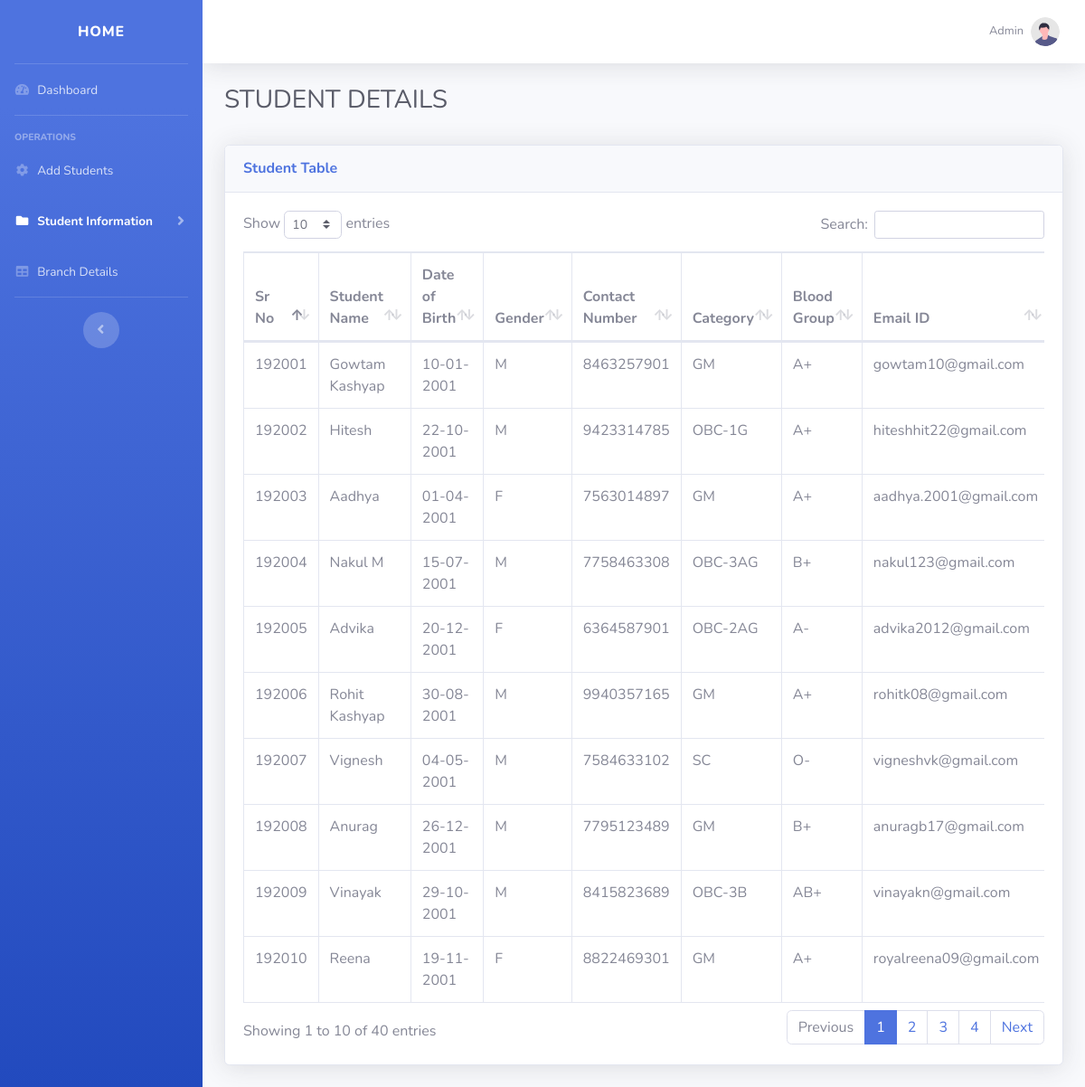
Page /frontend/studentdisplay.php (signed in) on the committed database.
### tables this page shows
CREATE TABLE `student_info` (
  `SR_NO` int(11) NOT NULL,
  `STUDENT_NAME` char(50) NOT NULL,
  `DOB` varchar(50) NOT NULL,
  `GENDER` char(1) NOT NULL,
  `CONTACT_NUMBER` varchar(50) NOT NULL,
  `CATEGORY` varchar(10) NOT NULL,
  `BLOOD_GROUP` varchar(13) NOT NULL,
  `EMAIL_ID` varchar(50) NOT NULL
);

### frontend/studentdisplay.php (the view, shortened to what this page needs)
<!DOCTYPE html>
<html lang="en">
<head>
    <link href="vendor/fontawesome-free/css/all.min.css" rel="stylesheet" type="text/css">
    <link href="css/sb-admin-2.min.css" rel="stylesheet">
    <link href="vendor/datatables/dataTables.bootstrap4.min.css" rel="stylesheet">
</head>
<body id="page-top">
    <div id="wrapper">
        <ul class="navbar-nav bg-gradient-primary sidebar sidebar-dark accordion" id="accordionSidebar">
            <a class="sidebar-brand d-flex align-items-center justify-content-center" href="index.php">
                <div class="sidebar-brand-text mx-3">HOME</div>
            </a>
            <hr class="sidebar-divider my-0">
            <li class="nav-item">
                <a class="nav-link" href="index.php">
                    <i class="fas fa-fw fa-tachometer-alt"></i>
                    <span>Dashboard</span></a>
            </li>
            <hr class="sidebar-divider">
            <div class="sidebar-heading">
                OPERATIONS
            </div>
            <li class="nav-item">
                <a class="nav-link collapsed" href="studentinfo.php">
                    <i class="fas fa-fw fa-cog"></i>
                    <span>Add Students</span>
                </a>
            </li>
            <li class="nav-item active">
                <a class="nav-link collapsed" href="#" data-toggle="collapse" data-target="#collapsePages"
                    aria-expanded="true" aria-controls="collapsePages">
                    <i class="fas fa-fw fa-folder"></i>
                    <span>Student Information</span>
                </a>
            </li>
            <li class="nav-item">
                <a class="nav-link" href="tables.php">
                    <i class="fas fa-fw fa-table"></i>
                    <span>Branch Details</span></a>
            </li>
            <hr class="sidebar-divider d-none d-md-block">
            <div class="text-center d-none d-md-inline">
                <button class="rounded-circle border-0" id="sidebarToggle"></button>
            </div>
        </ul>
        <div id="content-wrapper" class="d-flex flex-column">
            <div id="content">
                <nav class="navbar navbar-expand navbar-light bg-white topbar mb-4 static-top shadow">
                    <ul class="navbar-nav ml-auto">
                        <li class="nav-item dropdown no-arrow">
                            <a class="nav-link dropdown-toggle" href="#" id="userDropdown" role="button"
                                data-toggle="dropdown" aria-haspopup="true" aria-expanded="false">
                                <span class="mr-2 d-none d-lg-inline text-gray-600 small">Admin</span>
                                <img class="img-profile rounded-circle"
                                    src="img/undraw_profile.svg">
                            </a>
                        </li>
                    </ul>
                </nav>
                <div class="container-fluid">
                    <h1 class="h3 mb-2 text-gray-800">STUDENT DETAILS</h1>
                    <br>
                    <div class="card shadow mb-4">
                        <div class="card-header py-3">
                            <h6 class="m-0 font-weight-bold text-primary">Student Table</h6>
                        </div>
                        <div class="card-body">
                            <div class="table-responsive">
                                <table class="table table-bordered" id="dataTable" width="100%" cellspacing="0">
                                    <thead>
                                        <tr>
                                            <th>Sr No</th>
                                            <th>Student Name</th>
                                            <th>Date of Birth</th>
                                            <th>Gender</th>
                                            <th>Contact Number</th>
                                            <th>Category</th>
                                            <th>Blood Group</th>
                                            <th>Email ID</th>
                                        </tr>
                                    </thead>
                                    <tbody>
                                        <?php
                                          $servername = "localhost";
                                          $username = "root";
                                          $password = "";
                                          $dbname = "home";
                                          $conn = new mysqli($servername, $username, $password, $dbname);
                                          $sql = "SELECT * FROM student_info";
                                          $result = $conn->query($sql);
                                          if ($result->num_rows > 0) {
                                          while($row = mysqli_fetch_array($result)) {
                                        ?>
                                        <tr>
                                            <td><?php echo $row["SR_NO"]; ?></td>
                                            <td><?php echo $row["STUDENT_NAME"]; ?></td>
                                            <td><?php echo $row["DOB"]; ?></td>
                                            <td><?php echo $row["GENDER"]; ?></td>
                                            <td><?php echo $row["CONTACT_NUMBER"]; ?></td>
                                            <td><?php echo $row["CATEGORY"]; ?></td>
                                            <td><?php echo $row["BLOOD_GROUP"]; ?></td>
                                            <td><?php echo $row["EMAIL_ID"]; ?></td>
                                        </tr>
                                        <?php }
                                        } else {
                                          echo "0 results";
                                        }
                                    ?>
                                </table>
                            </div>
                        </div>
                    </div>
                </div>
            </div>
        </div>
    </div>
</body>
</html>

### rows in the picture
student_info: SR_NO "192001", STUDENT_NAME "Gowtam Kashyap", DOB "10-01-2001", GENDER "M", CONTACT_NUMBER "8463257901", CATEGORY "GM", BLOOD_GROUP "A+", EMAIL_ID "gowtam10@gmail.com"
student_info: SR_NO "192002", STUDENT_NAME "Hitesh", DOB "22-10-2001", GENDER "M", CONTACT_NUMBER "9423314785", CATEGORY "OBC-1G", BLOOD_GROUP "A+", EMAIL_ID "hiteshhit22@gmail.com"
student_info: SR_NO "192003", STUDENT_NAME "Aadhya", DOB "01-04-2001", GENDER "F", CONTACT_NUMBER "7563014897", CATEGORY "GM", BLOOD_GROUP "A+", EMAIL_ID "aadhya.2001@gmail.com"
student_info: SR_NO "192004", STUDENT_NAME "Nakul M", DOB "15-07-2001", GENDER "M", CONTACT_NUMBER "7758463308", CATEGORY "OBC-3AG", BLOOD_GROUP "B+", EMAIL_ID "nakul123@gmail.com"
student_info: SR_NO "192005", STUDENT_NAME "Advika", DOB "20-12-2001", GENDER "F", CONTACT_NUMBER "6364587901", CATEGORY "OBC-2AG", BLOOD_GROUP "A-", EMAIL_ID "advika2012@gmail.com"
student_info: SR_NO "192006", STUDENT_NAME "Rohit Kashyap", DOB "30-08-2001", GENDER "M", CONTACT_NUMBER "9940357165", CATEGORY "GM", BLOOD_GROUP "A+", EMAIL_ID "rohitk08@gmail.com"
student_info: SR_NO "192007", STUDENT_NAME "Vignesh", DOB "04-05-2001", GENDER "M", CONTACT_NUMBER "7584633102", CATEGORY "SC", BLOOD_GROUP "O-", EMAIL_ID "vigneshvk@gmail.com"
student_info: SR_NO "192008", STUDENT_NAME "Anurag", DOB "26-12-2001", GENDER "M", CONTACT_NUMBER "7795123489", CATEGORY "GM", BLOOD_GROUP "B+", EMAIL_ID "anuragb17@gmail.com"
student_info: SR_NO "192009", STUDENT_NAME "Vinayak", DOB "29-10-2001", GENDER "M", CONTACT_NUMBER "8415823689", CATEGORY "OBC-3B", BLOOD_GROUP "AB+", EMAIL_ID "vinayakn@gmail.com"
student_info: SR_NO "192010", STUDENT_NAME "Reena", DOB "19-11-2001", GENDER "F", CONTACT_NUMBER "8822469301", CATEGORY "GM", BLOOD_GROUP "A+", EMAIL_ID "royalreena09@gmail.com"
